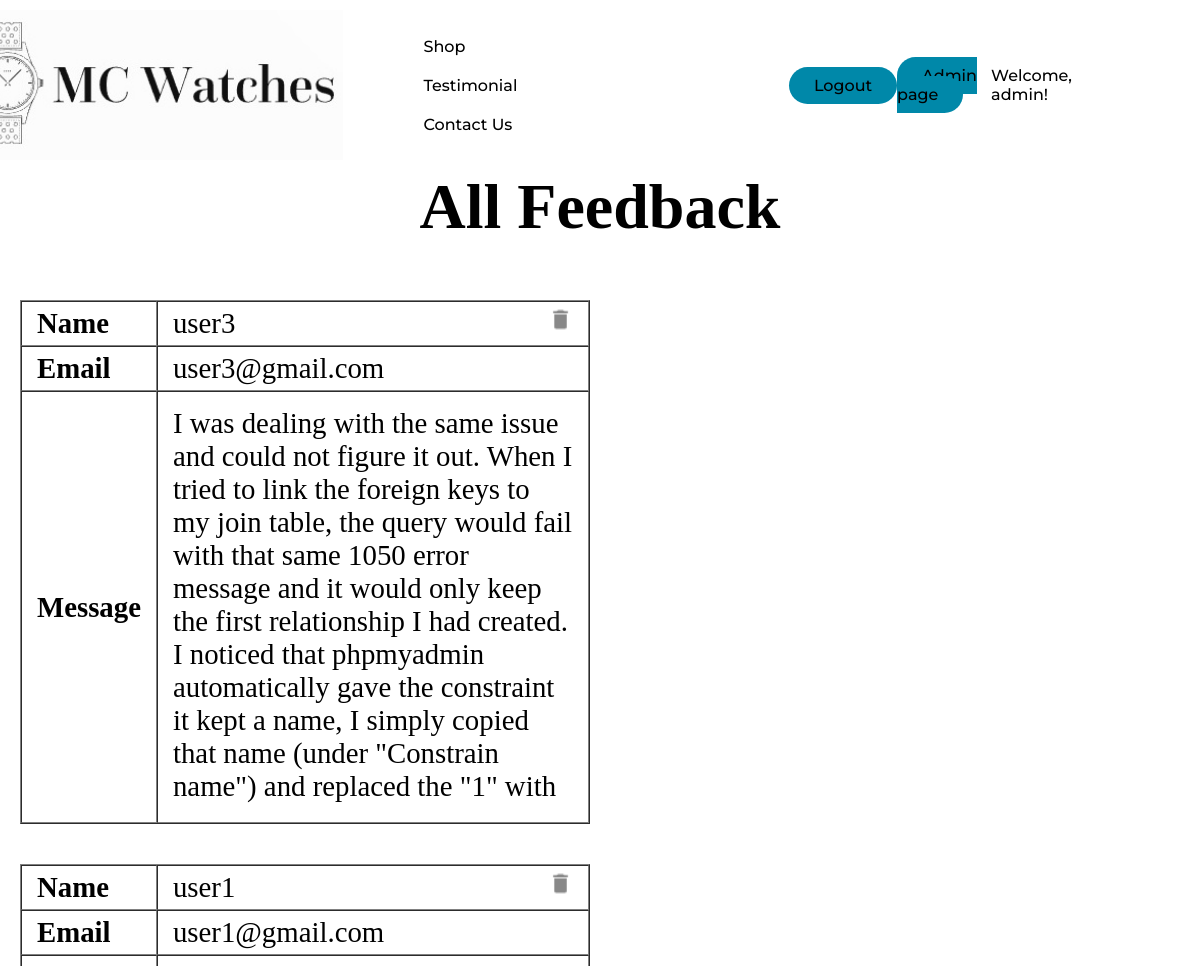
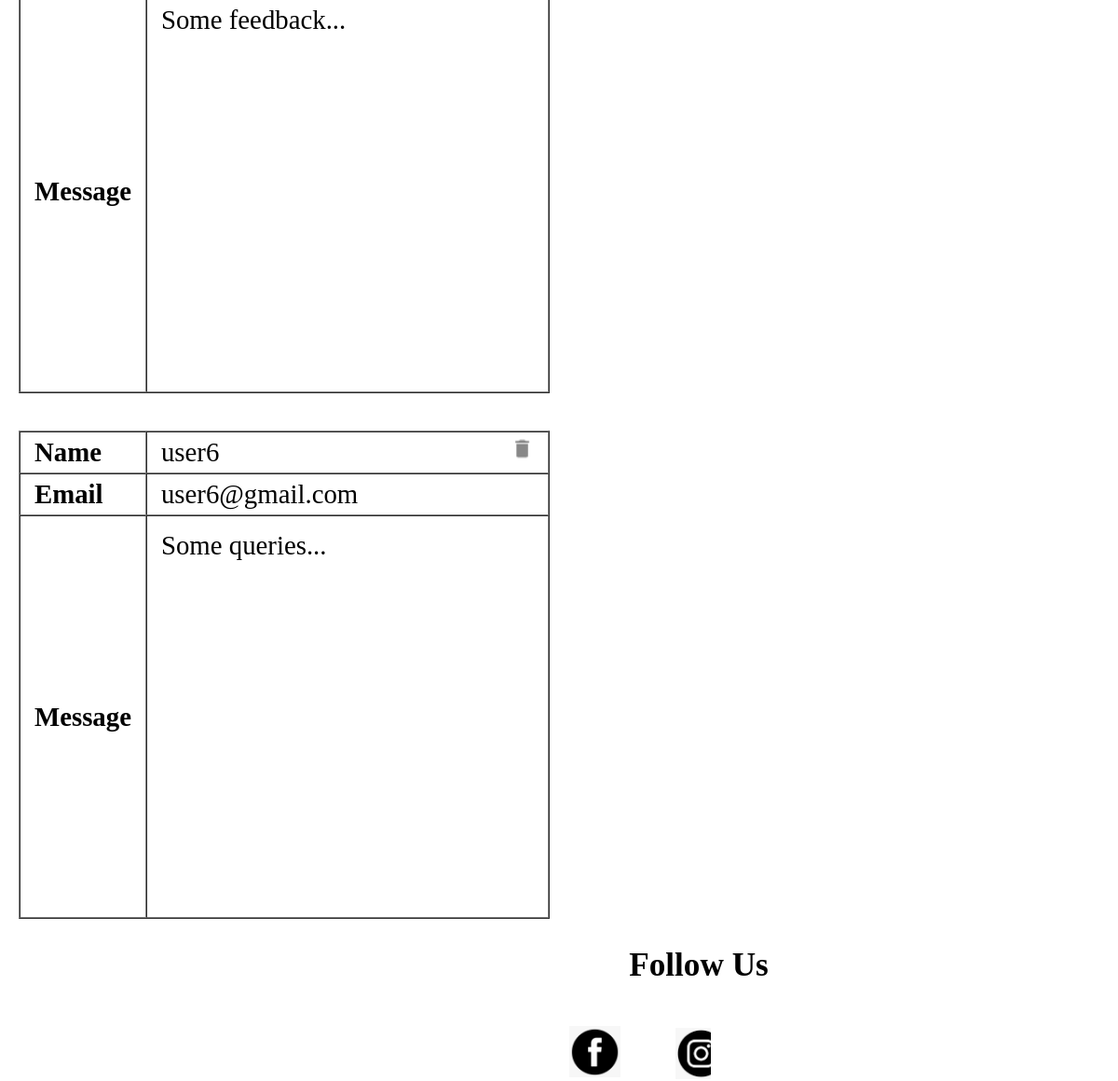
The app's page /trackcontactus.php (signed in) with its own data (2 pictures, top to bottom).
### tables this page shows
CREATE TABLE `feedback` (
  `id` int(10) NOT NULL,
  `name` varchar(255) NOT NULL,
  `email` varchar(255) NOT NULL,
  `msg` varchar(1000) NOT NULL
);

### trackcontactus.php (the view, shortened to what this page needs)
<?php
include("header.php");
require_once("db.php");
$contactusquery = 'SELECT * FROM feedback';
$result = mysqli_query($con, $contactusquery);
$trackResult = mysqli_fetch_all($result, MYSQLI_ASSOC);
?>
<html>
<head>
</head>
<h1 style="text-align: center; font-size: 4em;">All Feedback</h1><br><br>
  <?php
  foreach ($trackResult as $trackResult){
  ?>
  <div style="padding: 20px; float: left;">
  <table border ="1" cellspacing="0" cellpadding="10" style="font-size: 1.8em;">
   <tr >
      <td style="padding: 5px 15px; font-weight: bold;">Name</td>
      <td style="padding: 5px 15px;"><?php echo $trackResult['name']; ?><a style="float: right;"href="trackcontactus.php?action=del&id=<?php echo $trackResult["id"]; ?>"class="btnRemoveMessage"><img src="icon-delete.png" height="25"/></td>
    </tr>
    <tr>
      <td style="padding: 5px 15px; font-weight: bold;">Email</td>
      <td style="padding: 5px 15px;"><?php echo $trackResult['email']; ?></td>
    </tr>
    <tr>
      <td style="padding: 5px 15px; font-weight: bold;">Message</td>
      <td style="padding: 15px 15px;"><div style="height: 400px; width: 400px; overflow: auto;"><?php echo $trackResult['msg']; ?></div></td>
     </tr>
  </table>
  </div>
  <?php
  }
  ?>
</html>
<?php
include("footer.php");
?>

### header.php (style rules this page uses)
* { box-sizing: border-box; margin: 0; padding: 0; background-color: white; }
li, a, button { font-family: "Montserrat", sans-serif; font-weight: 500; font-size: 16px; color: black; text-decoration: none; }

### records on screen
feedback: name "user3", email "user3@gmail.com", msg "I was dealing with the same issue and could not figure it out. When I tried to link the foreign keys to my join table, the query would fail with that same 1050 error message and it would only keep the first relationship I had created. I noticed that phpmyadmin automatically gave the constraint it kept a name, I simply copied that name (under \"Constrain name\") and replaced the \"1\" with…"
feedback: name "user1", email "user1@gmail.com", msg "Some feedback..."
feedback: name "user6", email "user6@gmail.com", msg "Some queries..."

### other values on screen
$_SESSION['username'] "admin"
